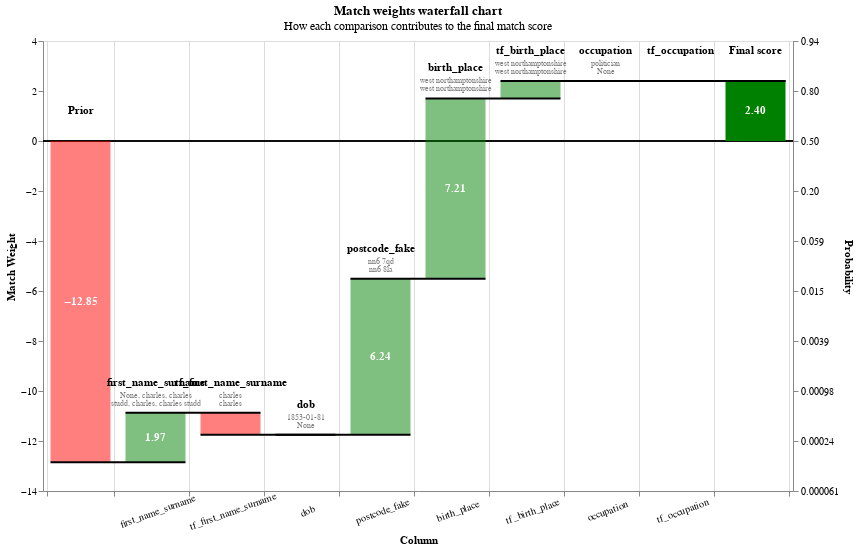

The code cell stored with this chart in its notebook:
### Code cell
records_to_plot = df_predict.as_pandas_dataframe(limit=5).to_dict(orient="records")
linker.visualisations.waterfall_chart(records_to_plot, filter_nulls=False)

### Figure 1 — Vega-Lite specification as saved in the notebook (floating-point values rounded to 4 significant figures)
{"config": {"view": {"continuousWidth": 400, "continuousHeight": 300}}, "layer": [{"layer": [{"mark": "rule", "encoding": {"color": {"value": "black"}, "size": {"value": 0.5}, "y": {"field": "zero", "type": "quantitative"}}}, {"mark": {"type": "bar", "width": 60}, "encoding": {"color": {"condition": {"test": "(datum.log2_bayes_factor < 0)", "value": "red"}, "value": "green"}, "opacity": {"condition": {"test": "datum.column_name == 'Prior match weight' || datum.column_name == 'Final score'", "value": 1}, "value": 0.5}, "tooltip": [{"field": "column_name", "title": "Comparison column", "type": "nominal"}, {"field": "value_l", "title": "Value (L)", "type": "nominal"}, {"field": "value_r", "title": "Value (R)", "type": "nominal"}, {"field": "label_for_charts", "title": "Label", "type": "ordinal"}, {"field": "sql_condition", "title": "SQL condition", "type": "nominal"}, {"field": "comparison_vector_value", "title": "Comparison vector value", "type": "nominal"}, {"field": "bayes_factor", "format": ",.4f", "title": "Bayes factor = m/u", "type": "quantitative"}, {"field": "log2_bayes_factor", "format": ",.4f", "title": "Match weight = log2(m/u)", "type": "quantitative"}, {"field": "prob", "format": ".4f", "title": "Cumulative match probability", "type": "quantitative"}, {"field": "bayes_factor_description", "title": "Match weight description", "type": "nominal"}], "x": {"axis": {"grid": true, "labelAlign": "center", "labelAngle": -20, "labelExpr": "datum.value == 'Prior' || datum.value == 'Final score' ? '' : datum.value", "labelPadding": 10, "tickBand": "extent", "title": "Column"}, "field": "column_name", "sort": {"field": "bar_sort_order", "order": "ascending"}, "type": "nominal"}, "y": {"axis": {"grid": false, "orient": "left", "title": "Match Weight"}, "field": "previous_sum", "type": "quantitative"}, "y2": {"field": "sum"}}}, {"mark": {"type": "text", "fontWeight": "bold"}, "encoding": {"color": {"value": "white"}, "text": {"condition": {"test": "abs(datum.log2_bayes_factor) > 1", "field": "log2_bayes_factor", "format": ".2f", "type": "nominal"}, "value": ""}, "x": {"axis": {"labelAngle": -20, "title": "Column"}, "field": "column_name", "sort": {"field": "bar_sort_order", "order": "ascending"}, "type": "nominal"}, "y": {"axis": {"orient": "left"}, "field": "center", "type": "quantitative"}}}, {"mark": {"type": "text", "baseline": "bottom", "dy": -25, "fontWeight": "bold"}, "encoding": {"color": {"value": "black"}, "text": {"field": "column_name", "type": "nominal"}, "x": {"axis": {"labelAngle": -20, "title": "Column"}, "field": "column_name", "sort": {"field": "bar_sort_order", "order": "ascending"}, "type": "nominal"}, "y": {"field": "sum_top", "type": "quantitative"}}}, {"mark": {"type": "text", "baseline": "bottom", "dy": -13, "fontSize": 8}, "encoding": {"color": {"value": "grey"}, "text": {"field": "value_l", "type": "nominal"}, "x": {"axis": {"labelAngle": -20, "title": "Column"}, "field": "column_name", "sort": {"field": "bar_sort_order", "order": "ascending"}, "type": "nominal"}, "y": {"field": "sum_top", "type": "quantitative"}}}, {"mark": {"type": "text", "baseline": "bottom", "dy": -5, "fontSize": 8}, "encoding": {"color": {"value": "grey"}, "text": {"field": "value_r", "type": "nominal"}, "x": {"axis": {"labelAngle": -20, "title": "Column"}, "field": "column_name", "sort": {"field": "bar_sort_order", "order": "ascending"}, "type": "nominal"}, "y": {"field": "sum_top", "type": "quantitative"}}}]}, {"mark": {"type": "rule", "color": "black", "strokeWidth": 2, "x2Offset": 30, "xOffset": -30}, "encoding": {"x": {"axis": {"labelAngle": -20, "title": "Column"}, "field": "column_name", "sort": {"field": "bar_sort_order", "order": "ascending"}, "type": "nominal"}, "x2": {"field": "lead"}, "y": {"axis": {"labelExpr": "format(1 / (1 + pow(2, -1*datum.value)), '.2r')", "orient": "right", "title": "Probability"}, "field": "sum", "scale": {"zero": false}, "type": "quantitative"}}}], "data": {"name": "data-fa6bb0cb398caffb7e9dd91fb753a8c0"}, "height": 450, "params": [{"name": "record_number", "bind": {"input": "range", "max": 4, "min": 0, "step": 1}, "value": 0}], "resolve": {"axis": {"y": "independent"}}, "title": {"text": "Match weights waterfall chart", "subtitle": "How each comparison contributes to the final match score"}, "transform": [{"filter": "(datum.record_number == record_number)"}, {"window": [{"op": "sum", "field": "log2_bayes_factor", "as": "sum"}, {"op": "lead", "field": "column_name", "as": "lead"}], "frame": [null, 0]}, {"calculate": "datum.column_name === \"Final score\" ? datum.sum - datum.log2_bayes_factor : datum.sum", "as": "sum"}, {"calculate": "datum.lead === null ? datum.column_name : datum.lead", "as": "lead"}, {"calculate": "datum.column_name === \"Final score\" || datum.column_name === \"Prior match weight\" ? 0 : datum.sum - datum.log2_bayes_factor", "as": "previous_sum"}, {"calculate": "datum.sum > datum.previous_sum ? datum.column_name : \"\"", "as": "top_label"}, {"calculate": "datum.sum < datum.previous_sum ? datum.column_name : \"\"", "as": "bottom_label"}, {"calculate": "datum.sum > datum.previous_sum ? datum.sum : datum.previous_sum", "as": "sum_top"}, {"calculate": "datum.sum < datum.previous_sum ? datum.sum : datum.previous_sum", "as": "sum_bottom"}, {"calculate": "(datum.sum + datum.previous_sum) / 2", "as": "center"}, {"calculate": "(datum.log2_bayes_factor > 0 ? \"+\" : \"\") + datum.log2_bayes_factor", "as": "text_log2_bayes_factor"}, {"calculate": "datum.sum < datum.previous_sum ? 4 : -4", "as": "dy"}, {"calculate": "datum.sum < datum.previous_sum ? \"top\" : \"bottom\"", "as": "baseline"}, {"calculate": "1. / (1 + pow(2, -1.*datum.sum))", "as": "prob"}, {"calculate": "0*datum.sum", "as": "zero"}], "width": {"step": 75}, "$schema": "https://vega.github.io/schema/vega-lite/v5.9.3.json", "datasets": {"data-fa6bb0cb398caffb7e9dd91fb753a8c0": [{"column_name": "Prior", "label_for_charts": "Starting match weight (prior)", "sql_condition": null, "log2_bayes_factor": -12.85, "bayes_factor": 0.0001358, "comparison_vector_value": null, "m_probability": null, "u_probability": null, "bayes_factor_description": null, "value_l": "", "value_r": "", "term_frequency_adjustment": null, "bar_sort_order": 0, "record_number": 0}, {"sql_condition": "\"first_name_l\" = \"first_name_r\"", "label_for_charts": "Exact match on first_name", "m_probability": 0.0513, "u_probability": 0.01308, "bayes_factor": 3.921, "log2_bayes_factor": 1.971, "comparison_vector_value": 1, "bayes_factor_description": "If comparison level is `exact match on first_name` then comparison is 3.921 times more likely to be a match", "column_name": "first_name_surname", "value_l": "None, charles, charles", "value_r": "studd, charles, charles studd", "term_frequency_adjustment": false, "bar_sort_order": 1, "record_number": 0}, {"sql_condition": "\"first_name_l\" = \"first_name_r\"", "label_for_charts": "Term freq adjustment on first_name with weight {cl.tf_adjustment_weight}", "m_probability": null, "u_probability": null, "bayes_factor": 0.5435, "log2_bayes_factor": -0.8796, "comparison_vector_value": 1, "bayes_factor_description": "Term frequency adjustment on first_name makes comparison  1.84 times less likely to be a match", "column_name": "tf_first_name_surname", "value_l": "charles", "value_r": "charles", "term_frequency_adjustment": true, "bar_sort_order": 2, "record_number": 0}, {"sql_condition": "try_strptime(\"dob_l\", '%Y-%m-%d') IS NULL OR try_strptime(\"dob_r\", '%Y-%m-%d') IS NULL", "label_for_charts": "transformed dob is NULL", "bayes_factor": 1.0, "log2_bayes_factor": 0.0, "comparison_vector_value": -1, "bayes_factor_description": "If comparison level is `transformed dob is null` then comparison is 1 times more likely to be a match", "column_name": "dob", "value_l": "1853-01-81", "value_r": "None", "term_frequency_adjustment": false, "bar_sort_order": 3, "record_number": 0}, {"sql_condition": "NULLIF(regexp_extract(\"postcode_fake_l\", '^[A-Za-z]{1,2}[0-9][A-Za-z0-9]?', 0), '') = NULLIF(regexp_extract(\"postcode_fake_r\", '^[A-Za-z]{1,2}[0-9][A-Za-z0-9]?', 0), '')", "label_for_charts": "Exact match on district", "m_probability": 0.04276, "u_probability": 0.0005654, "bayes_factor": 75.63, "log2_bayes_factor": 6.241, "comparison_vector_value": 2, "bayes_factor_description": "If comparison level is `exact match on district` then comparison is 75.63 times more likely to be a match", "column_name": "postcode_fake", "value_l": "nn6 7qd", "value_r": "nn6 8la", "term_frequency_adjustment": false, "bar_sort_order": 4, "record_number": 0}, {"sql_condition": "\"birth_place_l\" = \"birth_place_r\"", "label_for_charts": "Exact match on birth_place", "m_probability": 0.8379, "u_probability": 0.005645, "bayes_factor": 148.4, "log2_bayes_factor": 7.214, "comparison_vector_value": 1, "bayes_factor_description": "If comparison level is `exact match on birth_place` then comparison is 148 times more likely to be a match", "column_name": "birth_place", "value_l": "west northamptonshire", "value_r": "west northamptonshire", "term_frequency_adjustment": false, "bar_sort_order": 5, "record_number": 0}, {"sql_condition": "\"birth_place_l\" = \"birth_place_r\"", "label_for_charts": "Term freq adjustment on birth_place with weight {cl.tf_adjustment_weight}", "m_probability": null, "u_probability": null, "bayes_factor": 1.621, "log2_bayes_factor": 0.6969, "comparison_vector_value": 1, "bayes_factor_description": "Term frequency adjustment on birth_place makes comparison 1.62 times more likely to be a match", "column_name": "tf_birth_place", "value_l": "west northamptonshire", "value_r": "west northamptonshire", "term_frequency_adjustment": true, "bar_sort_order": 6, "record_number": 0}, {"sql_condition": "\"occupation_l\" IS NULL OR \"occupation_r\" IS NULL", "label_for_charts": "occupation is NULL", "bayes_factor": 1.0, "log2_bayes_factor": 0.0, "comparison_vector_value": -1, "bayes_factor_description": "If comparison level is `occupation is null` then comparison is 1 times more likely to be a match", "column_name": "occupation", "value_l": "politician", "value_r": "None", "term_frequency_adjustment": false, "bar_sort_order": 7, "record_number": 0}, {"sql_condition": "\"occupation_l\" IS NULL OR \"occupation_r\" IS NULL", "label_for_charts": "occupation is NULL", "bayes_factor": 1.0, "log2_bayes_factor": 0.0, "comparison_vector_value": -1, "bayes_factor_description": "If comparison level is `occupation is null` then comparison is 1 times more likely to be a match", "column_name": "tf_occupation", "value_l": "", "value_r": "", "term_frequency_adjustment": true, "bar_sort_order": 8, "record_number": 0}, {"column_name": "Final score", "label_for_charts": "Final score", "sql_condition": null, "log2_bayes_factor": 2.397, "bayes_factor": 5.268, "comparison_vector_value": null, "m_probability": null, "u_probability": null, "bayes_factor_description": null, "value_l": "", "value_r": "", "term_frequency_adjustment": null, "bar_sort_order": 9, "record_number": 0}, {"column_name": "Prior", "label_for_charts": "Starting match weight (prior)", "sql_condition": null, "log2_bayes_factor": -12.85, "bayes_factor": 0.0001358, "comparison_vector_value": null, "m_probability": null, "u_probability": null, "bayes_factor_description": null, "value_l": "", "value_r": "", "term_frequency_adjustment": null, "bar_sort_order": 0, "record_number": 1}, {"sql_condition": "ELSE", "label_for_charts": "All other comparisons", "m_probability": 0.1772, "u_probability": 0.9864, "bayes_factor": 0.1796, "log2_bayes_factor": -2.477, "comparison_vector_value": 0, "bayes_factor_description": "If comparison level is `all other comparisons` then comparison is 5.567 times less likely to be a match", "column_name": "first_name_surname", "value_l": "None, george, george", "value_r": "chadwick, richard, richard chadwick", "term_frequency_adjustment": false, "bar_sort_order": 1, "record_number": 1}, {"sql_condition": "ELSE", "label_for_charts": "All other comparisons", "m_probability": 0.1772, "u_probability": 0.9864, "bayes_factor": 1.0, "log2_bayes_factor": 0.0, "comparison_vector_value": 0, "bayes_factor_description": "If comparison level is `all other comparisons` then comparison is 5.567 times less likely to be a match", "column_name": "tf_first_name_surname", "value_l": "", "value_r": "", "term_frequency_adjustment": true, "bar_sort_order": 2, "record_number": 1}, {"sql_condition": "try_strptime(\"dob_l\", '%Y-%m-%d') IS NULL OR try_strptime(\"dob_r\", '%Y-%m-%d') IS NULL", "label_for_charts": "transformed dob is NULL", "bayes_factor": 1.0, "log2_bayes_factor": 0.0, "comparison_vector_value": -1, "bayes_factor_description": "If comparison level is `transformed dob is null` then comparison is 1 times more likely to be a match", "column_name": "dob", "value_l": "None", "value_r": "1860-01-01", "term_frequency_adjustment": false, "bar_sort_order": 3, "record_number": 1}, {"sql_condition": "NULLIF(regexp_extract(\"postcode_fake_l\", '^[A-Za-z]{1,2}[0-9][A-Za-z0-9]?', 0), '') = NULLIF(regexp_extract(\"postcode_fake_r\", '^[A-Za-z]{1,2}[0-9][A-Za-z0-9]?', 0), '')", "label_for_charts": "Exact match on district", "m_probability": 0.04276, "u_probability": 0.0005654, "bayes_factor": 75.63, "log2_bayes_factor": 6.241, "comparison_vector_value": 2, "bayes_factor_description": "If comparison level is `exact match on district` then comparison is 75.63 times more likely to be a match", "column_name": "postcode_fake", "value_l": "st4 2df", "value_r": "st4 7sj", "term_frequency_adjustment": false, "bar_sort_order": 4, "record_number": 1}, {"sql_condition": "\"birth_place_l\" = \"birth_place_r\"", "label_for_charts": "Exact match on birth_place", "m_probability": 0.8379, "u_probability": 0.005645, "bayes_factor": 148.4, "log2_bayes_factor": 7.214, "comparison_vector_value": 1, "bayes_factor_description": "If comparison level is `exact match on birth_place` then comparison is 148 times more likely to be a match", "column_name": "birth_place", "value_l": "stoke-upon-trent", "value_r": "stoke-upon-trent", "term_frequency_adjustment": false, "bar_sort_order": 5, "record_number": 1}, {"sql_condition": "\"birth_place_l\" = \"birth_place_r\"", "label_for_charts": "Term freq adjustment on birth_place with weight {cl.tf_adjustment_weight}", "m_probability": null, "u_probability": null, "bayes_factor": 3.159, "log2_bayes_factor": 1.659, "comparison_vector_value": 1, "bayes_factor_description": "Term frequency adjustment on birth_place makes comparison 3.16 times more likely to be a match", "column_name": "tf_birth_place", "value_l": "stoke-upon-trent", "value_r": "stoke-upon-trent", "term_frequency_adjustment": true, "bar_sort_order": 6, "record_number": 1}, {"sql_condition": "\"occupation_l\" = \"occupation_r\"", "label_for_charts": "Exact match on occupation", "m_probability": 0.8967, "u_probability": 0.04229, "bayes_factor": 21.2, "log2_bayes_factor": 4.406, "comparison_vector_value": 1, "bayes_factor_description": "If comparison level is `exact match on occupation` then comparison is 21.2 times more likely to be a match", "column_name": "occupation", "value_l": "association football player", "value_r": "association football player", "term_frequency_adjustment": false, "bar_sort_order": 7, "record_number": 1}, {"sql_condition": "\"occupation_l\" = \"occupation_r\"", "label_for_charts": "Term freq adjustment on occupation with weight {cl.tf_adjustment_weight}", "m_probability": null, "u_probability": null, "bayes_factor": 1.541, "log2_bayes_factor": 0.6239, "comparison_vector_value": 1, "bayes_factor_description": "Term frequency adjustment on occupation makes comparison 1.54 times more likely to be a match", "column_name": "tf_occupation", "value_l": "association football player", "value_r": "association football player", "term_frequency_adjustment": true, "bar_sort_order": 8, "record_number": 1}, {"column_name": "Final score", "label_for_charts": "Final score", "sql_condition": null, "log2_bayes_factor": 4.822, "bayes_factor": 28.28, "comparison_vector_value": null, "m_probability": null, "u_probability": null, "bayes_factor_description": null, "value_l": "", "value_r": "", "term_frequency_adjustment": null, "bar_sort_order": 9, "record_number": 1}, {"column_name": "Prior", "label_for_charts": "Starting match weight (prior)", "sql_condition": null, "log2_bayes_factor": -12.85, "bayes_factor": 0.0001358, "comparison_vector_value": null, "m_probability": null, "u_probability": null, "bayes_factor_description": null, "value_l": "", "value_r": "", "term_frequency_adjustment": null, "bar_sort_order": 0, "record_number": 2}, {"sql_condition": "ELSE", "label_for_charts": "All other comparisons", "m_probability": 0.1772, "u_probability": 0.9864, "bayes_factor": 0.1796, "log2_bayes_factor": -2.477, "comparison_vector_value": 0, "bayes_factor_description": "If comparison level is `all other comparisons` then comparison is 5.567 times less likely to be a match", "column_name": "first_name_surname", "value_l": "None, george, george", "value_r": "chadwick, richard, richard chadwick", "term_frequency_adjustment": false, "bar_sort_order": 1, "record_number": 2}, {"sql_condition": "ELSE", "label_for_charts": "All other comparisons", "m_probability": 0.1772, "u_probability": 0.9864, "bayes_factor": 1.0, "log2_bayes_factor": 0.0, "comparison_vector_value": 0, "bayes_factor_description": "If comparison level is `all other comparisons` then comparison is 5.567 times less likely to be a match", "column_name": "tf_first_name_surname", "value_l": "", "value_r": "", "term_frequency_adjustment": true, "bar_sort_order": 2, "record_number": 2}, {"sql_condition": "try_strptime(\"dob_l\", '%Y-%m-%d') IS NULL OR try_strptime(\"dob_r\", '%Y-%m-%d') IS NULL", "label_for_charts": "transformed dob is NULL", "bayes_factor": 1.0, "log2_bayes_factor": 0.0, "comparison_vector_value": -1, "bayes_factor_description": "If comparison level is `transformed dob is null` then comparison is 1 times more likely to be a match", "column_name": "dob", "value_l": "None", "value_r": "1880-01-01", "term_frequency_adjustment": false, "bar_sort_order": 3, "record_number": 2}, {"sql_condition": "NULLIF(regexp_extract(\"postcode_fake_l\", '^[A-Za-z]{1,2}[0-9][A-Za-z0-9]?', 0), '') = NULLIF(regexp_extract(\"postcode_fake_r\", '^[A-Za-z]{1,2}[0-9][A-Za-z0-9]?', 0), '')", "label_for_charts": "Exact match on district", "m_probability": 0.04276, "u_probability": 0.0005654, "bayes_factor": 75.63, "log2_bayes_factor": 6.241, "comparison_vector_value": 2, "bayes_factor_description": "If comparison level is `exact match on district` then comparison is 75.63 times more likely to be a match", "column_name": "postcode_fake", "value_l": "st4 2df", "value_r": "st4 7sj", "term_frequency_adjustment": false, "bar_sort_order": 4, "record_number": 2}, {"sql_condition": "\"birth_place_l\" = \"birth_place_r\"", "label_for_charts": "Exact match on birth_place", "m_probability": 0.8379, "u_probability": 0.005645, "bayes_factor": 148.4, "log2_bayes_factor": 7.214, "comparison_vector_value": 1, "bayes_factor_description": "If comparison level is `exact match on birth_place` then comparison is 148 times more likely to be a match", "column_name": "birth_place", "value_l": "stoke-upon-trent", "value_r": "stoke-upon-trent", "term_frequency_adjustment": false, "bar_sort_order": 5, "record_number": 2}, {"sql_condition": "\"birth_place_l\" = \"birth_place_r\"", "label_for_charts": "Term freq adjustment on birth_place with weight {cl.tf_adjustment_weight}", "m_probability": null, "u_probability": null, "bayes_factor": 3.159, "log2_bayes_factor": 1.659, "comparison_vector_value": 1, "bayes_factor_description": "Term frequency adjustment on birth_place makes comparison 3.16 times more likely to be a match", "column_name": "tf_birth_place", "value_l": "stoke-upon-trent", "value_r": "stoke-upon-trent", "term_frequency_adjustment": true, "bar_sort_order": 6, "record_number": 2}, {"sql_condition": "\"occupation_l\" = \"occupation_r\"", "label_for_charts": "Exact match on occupation", "m_probability": 0.8967, "u_probability": 0.04229, "bayes_factor": 21.2, "log2_bayes_factor": 4.406, "comparison_vector_value": 1, "bayes_factor_description": "If comparison level is `exact match on occupation` then comparison is 21.2 times more likely to be a match", "column_name": "occupation", "value_l": "association football player", "value_r": "association football player", "term_frequency_adjustment": false, "bar_sort_order": 7, "record_number": 2}, {"sql_condition": "\"occupation_l\" = \"occupation_r\"", "label_for_charts": "Term freq adjustment on occupation with weight {cl.tf_adjustment_weight}", "m_probability": null, "u_probability": null, "bayes_factor": 1.541, "log2_bayes_factor": 0.6239, "comparison_vector_value": 1, "bayes_factor_description": "Term frequency adjustment on occupation makes comparison 1.54 times more likely to be a match", "column_name": "tf_occupation", "value_l": "association football player", "value_r": "association football player", "term_frequency_adjustment": true, "bar_sort_order": 8, "record_number": 2}, {"column_name": "Final score", "label_for_charts": "Final score", "sql_condition": null, "log2_bayes_factor": 4.822, "bayes_factor": 28.28, "comparison_vector_value": null, "m_probability": null, "u_probability": null, "bayes_factor_description": null, "value_l": "", "value_r": "", "term_frequency_adjustment": null, "bar_sort_order": 9, "record_number": 2}, {"column_name": "Prior", "label_for_charts": "Starting match weight (prior)", "sql_condition": null, "log2_bayes_factor": -12.85, "bayes_factor": 0.0001358, "comparison_vector_value": null, "m_probability": null, "u_probability": null, "bayes_factor_description": null, "value_l": "", "value_r": "", "term_frequency_adjustment": null, "bar_sort_order": 0, "record_number": 3}, {"sql_condition": "(\"first_name_l\" IS NULL OR \"first_name_r\" IS NULL) AND (\"surname_l\" IS NULL OR \"surname_r\" IS NULL)", "label_for_charts": "(first_name is NULL) AND (surname is NULL)", "bayes_factor": 1.0, "log2_bayes_factor": 0.0, "comparison_vector_value": -1, "bayes_factor_description": "If comparison level is `(first_name is null) and (surname is null)` then comparison is 1 times more likely to be a match", "column_name": "first_name_surname", "value_l": "None, None, None", "value_r": "matthay, tobias, tobias matthay", "term_frequency_adjustment": false, "bar_sort_order": 1, "record_number": 3}, {"sql_condition": "(\"first_name_l\" IS NULL OR \"first_name_r\" IS NULL) AND (\"surname_l\" IS NULL OR \"surname_r\" IS NULL)", "label_for_charts": "(first_name is NULL) AND (surname is NULL)", "bayes_factor": 1.0, "log2_bayes_factor": 0.0, "comparison_vector_value": -1, "bayes_factor_description": "If comparison level is `(first_name is null) and (surname is null)` then comparison is 1 times more likely to be a match", "column_name": "tf_first_name_surname", "value_l": "", "value_r": "", "term_frequency_adjustment": true, "bar_sort_order": 2, "record_number": 3}, {"sql_condition": "try_strptime(\"dob_l\", '%Y-%m-%d') IS NULL OR try_strptime(\"dob_r\", '%Y-%m-%d') IS NULL", "label_for_charts": "transformed dob is NULL", "bayes_factor": 1.0, "log2_bayes_factor": 0.0, "comparison_vector_value": -1, "bayes_factor_description": "If comparison level is `transformed dob is null` then comparison is 1 times more likely to be a match", "column_name": "dob", "value_l": "1852-10-17", "value_r": "1858-02-49", "term_frequency_adjustment": false, "bar_sort_order": 3, "record_number": 3}, {"sql_condition": "NULLIF(regexp_extract(\"postcode_fake_l\", '^[A-Za-z]{1,2}[0-9][A-Za-z0-9]? [0-9]', 0), '') = NULLIF(regexp_extract(\"postcode_fake_r\", '^[A-Za-z]{1,2}[0-9][A-Za-z0-9]? [0-9]', 0), '')", "label_for_charts": "Exact match on sector", "m_probability": 0.09367, "u_probability": 0.0002746, "bayes_factor": 341.1, "log2_bayes_factor": 8.414, "comparison_vector_value": 3, "bayes_factor_description": "If comparison level is `exact match on sector` then comparison is 341 times more likely to be a match", "column_name": "postcode_fake", "value_l": "se1 7xz", "value_r": "se1 7le", "term_frequency_adjustment": false, "bar_sort_order": 4, "record_number": 3}, {"sql_condition": "\"birth_place_l\" = \"birth_place_r\"", "label_for_charts": "Exact match on birth_place", "m_probability": 0.8379, "u_probability": 0.005645, "bayes_factor": 148.4, "log2_bayes_factor": 7.214, "comparison_vector_value": 1, "bayes_factor_description": "If comparison level is `exact match on birth_place` then comparison is 148 times more likely to be a match", "column_name": "birth_place", "value_l": "lambeth", "value_r": "lambeth", "term_frequency_adjustment": false, "bar_sort_order": 5, "record_number": 3}, {"sql_condition": "\"birth_place_l\" = \"birth_place_r\"", "label_for_charts": "Term freq adjustment on birth_place with weight {cl.tf_adjustment_weight}", "m_probability": null, "u_probability": null, "bayes_factor": 1.19, "log2_bayes_factor": 0.2513, "comparison_vector_value": 1, "bayes_factor_description": "Term frequency adjustment on birth_place makes comparison 1.19 times more likely to be a match", "column_name": "tf_birth_place", "value_l": "lambeth", "value_r": "lambeth", "term_frequency_adjustment": true, "bar_sort_order": 6, "record_number": 3}, {"sql_condition": "\"occupation_l\" IS NULL OR \"occupation_r\" IS NULL", "label_for_charts": "occupation is NULL", "bayes_factor": 1.0, "log2_bayes_factor": 0.0, "comparison_vector_value": -1, "bayes_factor_description": "If comparison level is `occupation is null` then comparison is 1 times more likely to be a match", "column_name": "occupation", "value_l": "None", "value_r": "None", "term_frequency_adjustment": false, "bar_sort_order": 7, "record_number": 3}, {"sql_condition": "\"occupation_l\" IS NULL OR \"occupation_r\" IS NULL", "label_for_charts": "occupation is NULL", "bayes_factor": 1.0, "log2_bayes_factor": 0.0, "comparison_vector_value": -1, "bayes_factor_description": "If comparison level is `occupation is null` then comparison is 1 times more likely to be a match", "column_name": "tf_occupation", "value_l": "", "value_r": "", "term_frequency_adjustment": true, "bar_sort_order": 8, "record_number": 3}, {"column_name": "Final score", "label_for_charts": "Final score", "sql_condition": null, "log2_bayes_factor": 3.034, "bayes_factor": 8.188, "comparison_vector_value": null, "m_probability": null, "u_probability": null, "bayes_factor_description": null, "value_l": "", "value_r": "", "term_frequency_adjustment": null, "bar_sort_order": 9, "record_number": 3}, {"column_name": "Prior", "label_for_charts": "Starting match weight (prior)", "sql_condition": null, "log2_bayes_factor": -12.85, "bayes_factor": 0.0001358, "comparison_vector_value": null, "m_probability": null, "u_probability": null, "bayes_factor_description": null, "value_l": "", "value_r": "", "term_frequency_adjustment": null, "bar_sort_order": 0, "record_number": 4}, {"sql_condition": "ELSE", "label_for_charts": "All other comparisons", "m_probability": 0.1772, "u_probability": 0.9864, "bayes_factor": 0.1796, "log2_bayes_factor": -2.477, "comparison_vector_value": 0, "bayes_factor_description": "If comparison level is `all other comparisons` then comparison is 5.567 times less likely to be a match", "column_name": "first_name_surname", "value_l": "None, cropley, cropley", "value_r": "None, xropley, xropley", "term_frequency_adjustment": false, "bar_sort_order": 1, "record_number": 4}, {"sql_condition": "ELSE", "label_for_charts": "All other comparisons", "m_probability": 0.1772, "u_probability": 0.9864, "bayes_factor": 1.0, "log2_bayes_factor": 0.0, "comparison_vector_value": 0, "bayes_factor_description": "If comparison level is `all other comparisons` then comparison is 5.567 times less likely to be a match", "column_name": "tf_first_name_surname", "value_l": "", "value_r": "", "term_frequency_adjustment": true, "bar_sort_order": 2, "record_number": 4}, {"sql_condition": "damerau_levenshtein(\"dob_l\", \"dob_r\") <= 1", "label_for_charts": "DamerauLevenshtein distance <= 1", "m_probability": 0.2732, "u_probability": 0.03097, "bayes_factor": 8.821, "log2_bayes_factor": 3.141, "comparison_vector_value": 4, "bayes_factor_description": "If comparison level is `dameraulevenshtein distance <= 1` then comparison is 8.821 times more likely to be a match", "column_name": "dob", "value_l": "1800-01-01", "value_r": "1880-01-01", "term_frequency_adjustment": false, "bar_sort_order": 3, "record_number": 4}, {"sql_condition": "\"postcode_fake_l\" = \"postcode_fake_r\"", "label_for_charts": "Exact match on full postcode", "m_probability": 0.6745, "u_probability": 0.0001673, "bayes_factor": 4031.0, "log2_bayes_factor": 11.98, "comparison_vector_value": 4, "bayes_factor_description": "If comparison level is `exact match on full postcode` then comparison is 4,031 times more likely to be a match", "column_name": "postcode_fake", "value_l": "cr0 1rn", "value_r": "cr0 1rn", "term_frequency_adjustment": false, "bar_sort_order": 4, "record_number": 4}, {"sql_condition": "\"birth_place_l\" = \"birth_place_r\"", "label_for_charts": "Exact match on birth_place", "m_probability": 0.8379, "u_probability": 0.005645, "bayes_factor": 148.4, "log2_bayes_factor": 7.214, "comparison_vector_value": 1, "bayes_factor_description": "If comparison level is `exact match on birth_place` then comparison is 148 times more likely to be a match", "column_name": "birth_place", "value_l": "croydon", "value_r": "croydon", "term_frequency_adjustment": false, "bar_sort_order": 5, "record_number": 4}, {"sql_condition": "\"birth_place_l\" = \"birth_place_r\"", "label_for_charts": "Term freq adjustment on birth_place with weight {cl.tf_adjustment_weight}", "m_probability": null, "u_probability": null, "bayes_factor": 1.812, "log2_bayes_factor": 0.8573, "comparison_vector_value": 1, "bayes_factor_description": "Term frequency adjustment on birth_place makes comparison 1.81 times more likely to be a match", "column_name": "tf_birth_place", "value_l": "croydon", "value_r": "croydon", "term_frequency_adjustment": true, "bar_sort_order": 6, "record_number": 4}, {"sql_condition": "\"occupation_l\" IS NULL OR \"occupation_r\" IS NULL", "label_for_charts": "occupation is NULL", "bayes_factor": 1.0, "log2_bayes_factor": 0.0, "comparison_vector_value": -1, "bayes_factor_description": "If comparison level is `occupation is null` then comparison is 1 times more likely to be a match", "column_name": "occupation", "value_l": "cricketer", "value_r": "None", "term_frequency_adjustment": false, "bar_sort_order": 7, "record_number": 4}, {"sql_condition": "\"occupation_l\" IS NULL OR \"occupation_r\" IS NULL", "label_for_charts": "occupation is NULL", "bayes_factor": 1.0, "log2_bayes_factor": 0.0, "comparison_vector_value": -1, "bayes_factor_description": "If comparison level is `occupation is null` then comparison is 1 times more likely to be a match", "column_name": "tf_occupation", "value_l": "", "value_r": "", "term_frequency_adjustment": true, "bar_sort_order": 8, "record_number": 4}, {"column_name": "Final score", "label_for_charts": "Final score", "sql_condition": null, "log2_bayes_factor": 7.866, "bayes_factor": 233.3, "comparison_vector_value": null, "m_probability": null, "u_probability": null, "bayes_factor_description": null, "value_l": "", "value_r": "", "term_frequency_adjustment": null, "bar_sort_order": 9, "record_number": 4}]}}
